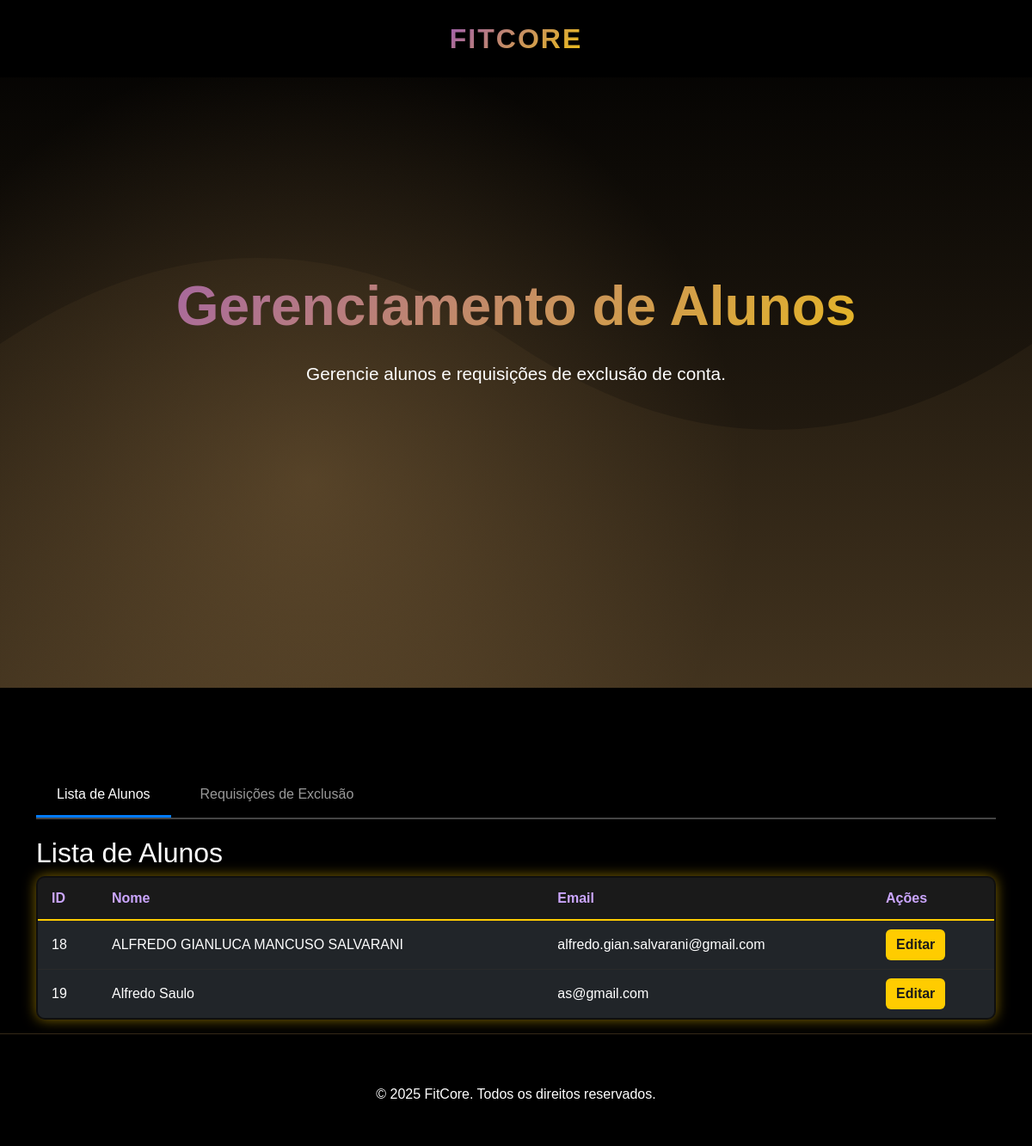
Page /lista_alunos/ (signed in) on the earlier database version.
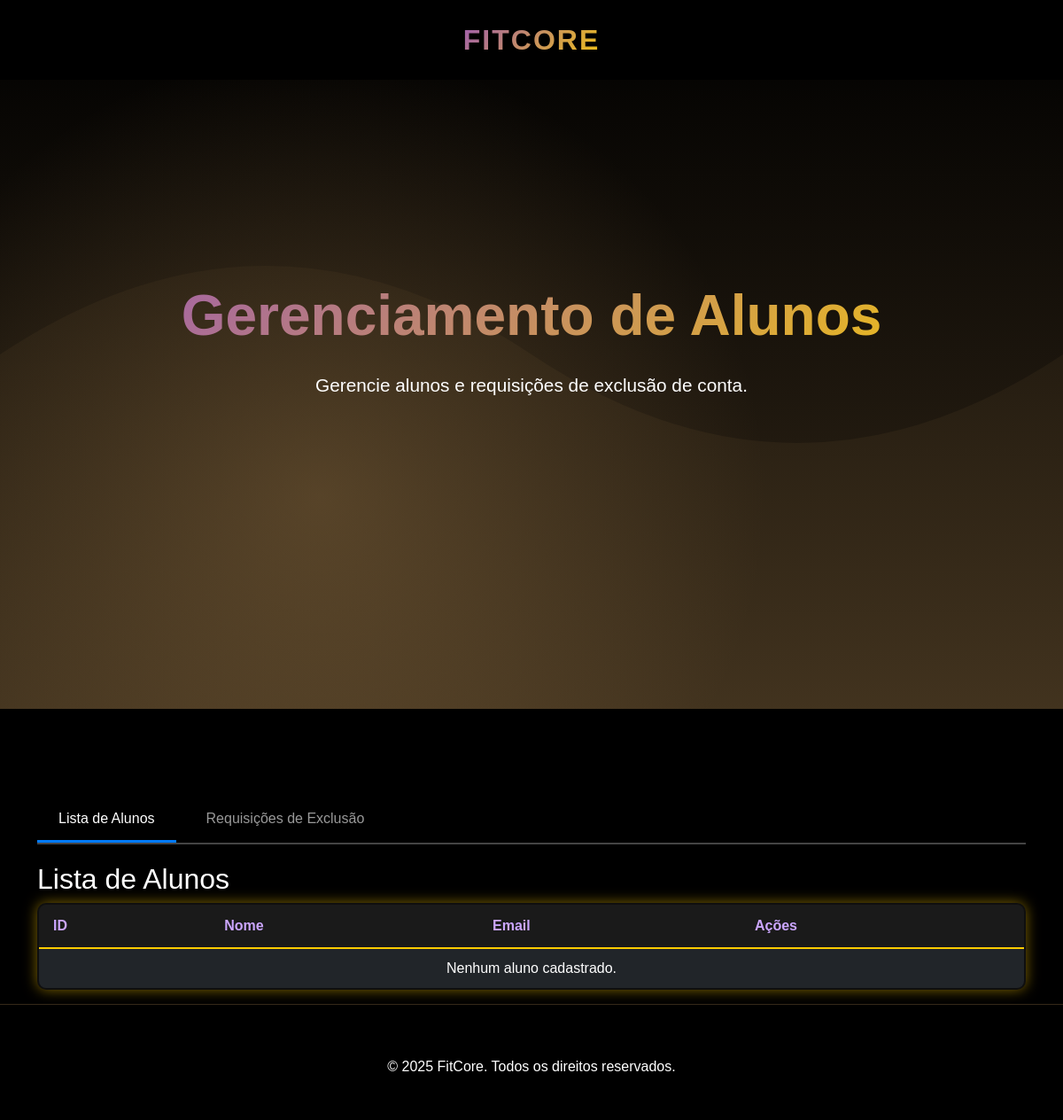
Same page on the later database version.
### cadastro/models.py (models this page shows, shortened)
class Usuario(models.Model):
    GENERO_CHOICES = [
        ('M', 'Masculino'),
        ('F', 'Feminino'),
        ('O', 'Outro'),
        ('N', 'Prefiro não dizer'),
    ]
    nome_completo = models.CharField(max_length=100)
    senha = models.CharField(max_length=100)
    email = models.EmailField(max_length=100, unique=True)
    telefone = models.CharField(max_length=20)
    data_nascimento = models.DateField()
    genero = models.CharField(max_length=1, choices=GENERO_CHOICES)
    observacoes = models.TextField(blank=True)

### TelaProf/views.py (the view, shortened to what this page needs)
# urls.py: path('lista_alunos/', views.lista_alunos, name='lista_alunos'),
@login_required
def lista_alunos(request):
    alunos = Usuario.objects.all()
    requisicoes = RequisicaoExclusao.objects.filter(status='pendente').select_related('usuario')
    aba_ativa = request.GET.get('aba', 'alunos')
    return render(request, 'lista_alunos.html', {
        'alunos': alunos,
        'requisicoes': requisicoes,
        'aba_ativa': aba_ativa,
    })

### TelaProf/templates/lista_alunos.html (shortened to what this page needs)
{% load static %}
<!DOCTYPE html>
<html lang="en">
<head>
    <link href="{% static 'css/bootstrap.min.css' %}" rel="stylesheet">
    <link href="{% static 'css/estilo.css' %}" rel="stylesheet">
</head>
<body>
    <nav class="navbar navbar-expand-lg navbar-dark fixed-top">
        <div class="container d-flex justify-content-center">
            <a class="navbar-brand mx-auto" href="{% url 'membros' %}">FitCore</a>
        </div>
    </nav>
    <section class="hero">
        <div class="container hero-content text-center">
            <h1>Gerenciamento de Alunos</h1>
            <p>Gerencie alunos e requisições de exclusão de conta.</p>
        </div>
    </section>
    <div class="container list-container" style="margin-top: 100px;">
        <div class="tab-container">
            <button class="tab-btn {% if aba_ativa == 'alunos' %}active{% endif %}" onclick="switchTab('alunos')">
                Lista de Alunos
            </button>
            <button class="tab-btn {% if aba_ativa == 'requisicoes' %}active{% endif %}" onclick="switchTab('requisicoes')">
                Requisições de Exclusão
            </button>
        </div>
        <div id="alunos-tab" class="tab-content {% if aba_ativa == 'alunos' %}active{% endif %}">
            <h2>Lista de Alunos</h2>
            <table class="table custom-table">
                <thead class="table-dark">
                    <tr class="table-dark">
                        <th>ID</th>
                        <th>Nome</th>
                        <th>Email</th>
                        <th>Ações</th>
                    </tr>
                </thead>
                <tbody class="table-group-divider">
                {% for aluno in alunos %}
                    <tr class="table-dark">
                        <td class="align-middle">{{ aluno.id }}</td>
                        <td class="align-middle">{{ aluno.nome_completo }}</td>
                        <td class="align-middle">{{ aluno.email }}</td>
                        <td class="align-middle">
                            <a href="{% url 'TelaProf:editar_aluno' aluno.id %}" class="btn btn-primary">Editar</a>
                        </td>
                    </tr>
                {% empty %}
                    <tr class="table-dark">
                        <td colspan="4" class="text-center">Nenhum aluno cadastrado.</td>
                    </tr>
                {% endfor %}
                </tbody>
            </table>
        </div>
    </div>
    <footer class="footer text-center">
        <p style="margin-top: 10px;">&copy; 2025 FitCore. Todos os direitos reservados.</p>
    </footer>
</body>
</html>

Differences in the rows shown:
removed Usuario: id "18", nome_completo "ALFREDO GIANLUCA MANCUSO SALVARANI", email "alfredo.gian.salvarani@gmail.com"
removed Usuario: id "19", nome_completo "Alfredo Saulo", email "as@gmail.com"
Other differences:
text now shown: "Nenhum aluno cadastrado."
